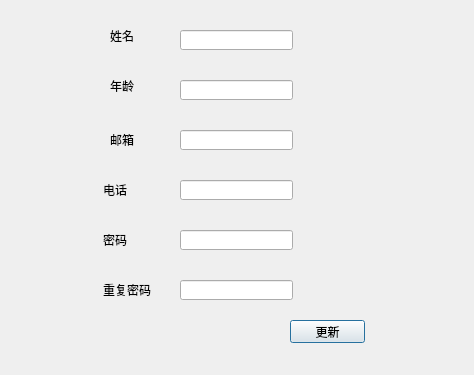
<?xml version="1.0" encoding="UTF-8"?>
<ui version="4.0">
 <class>updateinfo</class>
 <widget class="QDialog" name="updateinfo">
  <property name="geometry">
   <rect>
    <x>0</x>
    <y>0</y>
    <width>474</width>
    <height>375</height>
   </rect>
  </property>
  <property name="windowTitle">
   <string>Dialog</string>
  </property>
  <widget class="QLineEdit" name="age">
   <property name="geometry">
    <rect>
     <x>180</x>
     <y>80</y>
     <width>113</width>
     <height>20</height>
    </rect>
   </property>
  </widget>
  <widget class="QLabel" name="label_4">
   <property name="geometry">
    <rect>
     <x>103</x>
     <y>180</y>
     <width>61</width>
     <height>20</height>
    </rect>
   </property>
   <property name="text">
    <string>电话</string>
   </property>
  </widget>
  <widget class="QLabel" name="label_5">
   <property name="geometry">
    <rect>
     <x>103</x>
     <y>230</y>
     <width>61</width>
     <height>20</height>
    </rect>
   </property>
   <property name="text">
    <string>密码</string>
   </property>
  </widget>
  <widget class="QPushButton" name="pushButton">
   <property name="geometry">
    <rect>
     <x>290</x>
     <y>320</y>
     <width>75</width>
     <height>23</height>
    </rect>
   </property>
   <property name="text">
    <string>更新</string>
   </property>
  </widget>
  <widget class="QLabel" name="label_3">
   <property name="geometry">
    <rect>
     <x>110</x>
     <y>130</y>
     <width>61</width>
     <height>20</height>
    </rect>
   </property>
   <property name="text">
    <string>邮箱</string>
   </property>
  </widget>
  <widget class="QLabel" name="label_6">
   <property name="geometry">
    <rect>
     <x>103</x>
     <y>280</y>
     <width>61</width>
     <height>20</height>
    </rect>
   </property>
   <property name="text">
    <string>重复密码</string>
   </property>
  </widget>
  <widget class="QLineEdit" name="name">
   <property name="geometry">
    <rect>
     <x>180</x>
     <y>30</y>
     <width>113</width>
     <height>20</height>
    </rect>
   </property>
  </widget>
  <widget class="QLineEdit" name="repassword">
   <property name="geometry">
    <rect>
     <x>180</x>
     <y>280</y>
     <width>113</width>
     <height>20</height>
    </rect>
   </property>
  </widget>
  <widget class="QLineEdit" name="password">
   <property name="geometry">
    <rect>
     <x>180</x>
     <y>230</y>
     <width>113</width>
     <height>20</height>
    </rect>
   </property>
  </widget>
  <widget class="QLabel" name="label_2">
   <property name="geometry">
    <rect>
     <x>110</x>
     <y>80</y>
     <width>54</width>
     <height>12</height>
    </rect>
   </property>
   <property name="text">
    <string>年龄</string>
   </property>
  </widget>
  <widget class="QLabel" name="tip">
   <property name="geometry">
    <rect>
     <x>43</x>
     <y>321</y>
     <width>211</width>
     <height>31</height>
    </rect>
   </property>
   <property name="text">
    <string/>
   </property>
  </widget>
  <widget class="QLineEdit" name="number">
   <property name="geometry">
    <rect>
     <x>180</x>
     <y>180</y>
     <width>113</width>
     <height>20</height>
    </rect>
   </property>
  </widget>
  <widget class="QLabel" name="label">
   <property name="geometry">
    <rect>
     <x>110</x>
     <y>30</y>
     <width>54</width>
     <height>12</height>
    </rect>
   </property>
   <property name="text">
    <string>姓名</string>
   </property>
  </widget>
  <widget class="QLineEdit" name="email">
   <property name="geometry">
    <rect>
     <x>180</x>
     <y>130</y>
     <width>113</width>
     <height>20</height>
    </rect>
   </property>
  </widget>
 </widget>
 <resources/>
 <connections/>
</ui>
